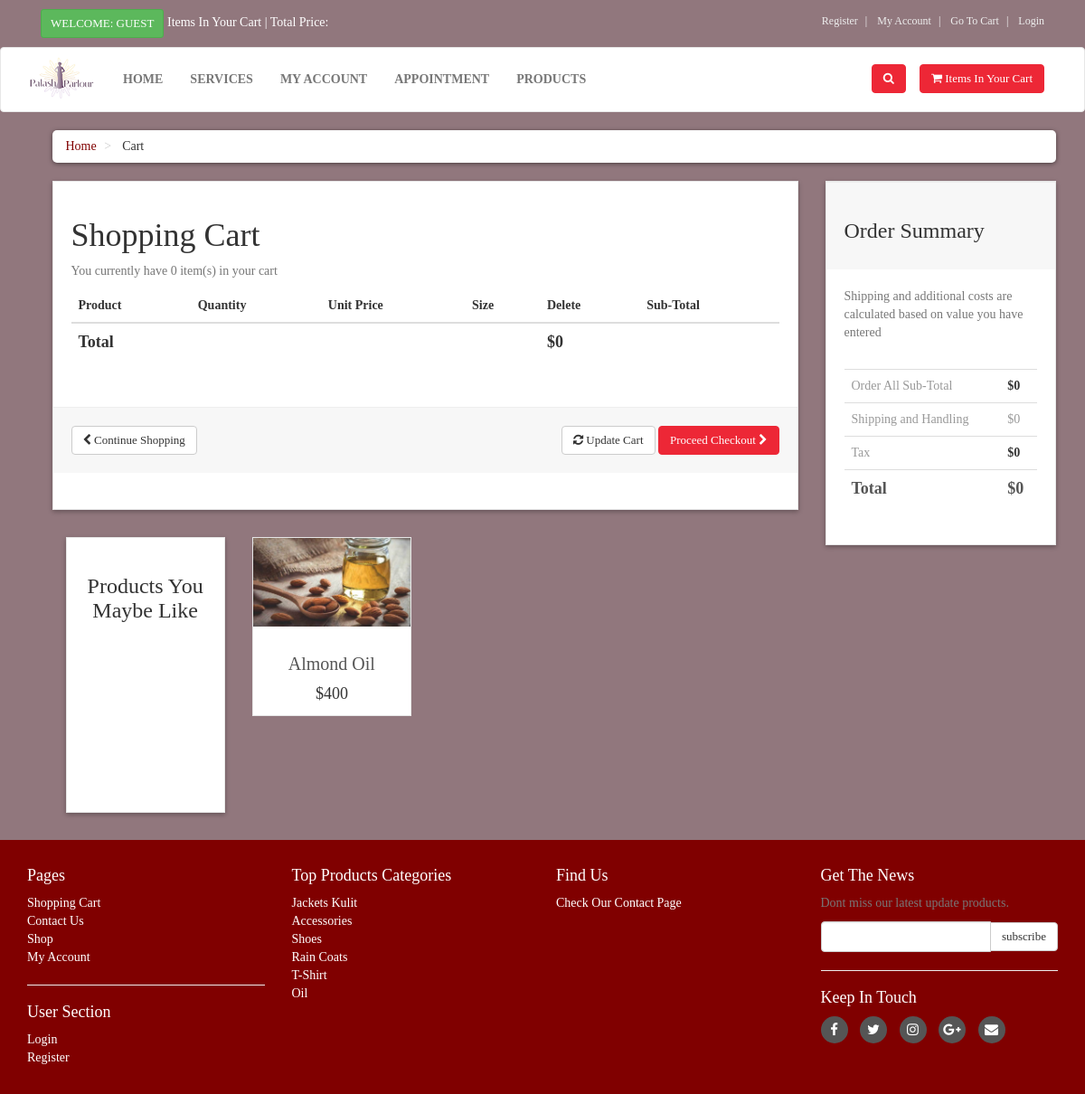
The app's page /cart.php with its own data.
### tables this page shows
CREATE TABLE `products` (
  `product_id` int(10) NOT NULL,
  `p_cat_id` int(10) NOT NULL,
  `cat_id` int(10) NOT NULL,
  `date` timestamp NOT NULL DEFAULT CURRENT_TIMESTAMP ON UPDATE CURRENT_TIMESTAMP,
  `product_title` text NOT NULL,
  `product_img1` text NOT NULL,
  `product_img2` text NOT NULL,
  `product_img3` text NOT NULL,
  `product_price` int(10) NOT NULL,
  `product_keywords` text NOT NULL,
  `product_desc` text NOT NULL
);

CREATE TABLE `product_categories` (
  `p_cat_id` int(10) NOT NULL,
  `p_cat_title` text NOT NULL,
  `p_cat_desc` text NOT NULL
);

### functions/functions.php (called while the page is built, shortened)
<?php
function getRealIpUser(){
    switch(true){
            default : return $_SERVER['REMOTE_ADDR'];
    }
}
?>

### cart.php (the view, shortened to what this page needs)
<?php
    include("includes/header.php");
?>
   <div id="content">
       <div class="container">
           <div class="col-md-12">
               <ul class="breadcrumb">
                   <li>
                       <a href="index.php">Home</a>
                   </li>
                   <li>
                       Cart
                   </li>
               </ul>
           </div>
           <div id="cart" class="col-md-9">
               <div class="box">
                   <form action="cart.php" method="post" enctype="multipart/form-data">
                       <h1>Shopping Cart</h1>
                       <?php
                       $ip_add = getRealIpUser();
                       $select_cart = "select * from cart where ip_add='$ip_add'";
                       $run_cart = mysqli_query($con,$select_cart);
                       $count = mysqli_num_rows($run_cart);
                       ?>
                       <p class="text-muted">You currently have <?php echo $count; ?> item(s) in your cart</p>
                       <div class="table-responsive">
                           <table class="table">
                               <thead>
                                   <tr>
                                       <th colspan="2">Product</th>
                                       <th>Quantity</th>
                                       <th>Unit Price</th>
                                       <th>Size</th>
                                       <th colspan="1">Delete</th>
                                       <th colspan="2">Sub-Total</th>
                                   </tr>
                               </thead>
                                  <?php
                                   $total = 0;
                                   ?>
                               <tfoot>
                                   <tr>
                                       <th colspan="5">Total</th>
                                       <th colspan="2">$<?php echo $total; ?></th>
                                   </tr>
                               </tfoot>
                           </table>
                       </div>
                       <div class="box-footer">
                           <div class="pull-left">
                               <a href="index.php" class="btn btn-default">
                                   <i class="fa fa-chevron-left"></i> Continue Shopping
                               </a>
                           </div>
                           <div class="pull-right">
                               <button type="submit" name="update" value="Update Cart" class="btn btn-default">
                                   <i class="fa fa-refresh"></i> Update Cart
                               </button>
                               <a href="checkout.php" class="btn btn-primary">
                                   Proceed Checkout <i class="fa fa-chevron-right"></i>
                               </a>
                           </div>
                       </div>
                   </form>
               </div>
               <div id="row same-heigh-row">
                   <div class="col-md-3 col-sm-6">
                       <div class="box same-height headline">
                           <h3 class="text-center">Products You Maybe Like</h3>
                       </div>
                   </div>
                   <?php
                   $get_products = "select * from products order by rand() LIMIT 0,3";
                   $run_products = mysqli_query($con,$get_products);
                   while($row_products=mysqli_fetch_array($run_products)){
                       $pro_id = $row_products['product_id'];
                       $pro_title = $row_products['product_title'];
                       $pro_price = $row_products['product_price'];
                       $pro_img1 = $row_products['product_img1'];
                       echo "
                    <div class='col-md-3 col-sm-6 center-responsive'>
                       <div class='product same-height'>
                           <a href='details.php?pro_id=$pro_id'>
                               <img class='img-responsive' src='admin_area/product_images/$pro_img1' alt='Product 6'>
                            </a>
                            <div class='text'>
                                <h3><a href='details.php?pro_id=$pro_id'> $pro_title </a></h3>
                                <p class='price'>$$pro_price</p>
                            </div>
                        </div>
                   </div>
                       ";
                   }
                   ?>
               </div>
           </div>
           <div class="col-md-3">
               <div id="order-summary" class="box">
                   <div class="box-header">
                       <h3>Order Summary</h3>
                   </div>
                   <p class="text-muted">
                       Shipping and additional costs are calculated based on value you have entered
                   </p>
                   <div class="table-responsive">
                       <table class="table">
                           <tbody>
                               <tr>
                                   <td> Order All Sub-Total </td>
                                   <th> $<?php echo $total; ?> </th>
                               </tr>
                               <tr>
                                   <td> Shipping and Handling </td>
                                   <td> $0 </td>
                               </tr>
                               <tr>
                                   <td> Tax </td>
                                   <th> $0 </th>
                               </tr>
                               <tr class="total">
                                   <td> Total </td>
                                   <th> $<?php echo $total; ?> </th>
                               </tr>
                           </tbody>
                       </table>
                   </div>
               </div>
           </div>
       </div>
   </div>
   <?php
    include("includes/footer.php");
    ?>
</body>
</html>

### includes/footer.php (shortened to what this page needs)
<div id="footer">
    <div class="container">
        <div class="row">
            <div class="col-sm-6 col-md-3">
               <h4>Pages</h4>
                <ul>
                    <li><a href="cart.php">Shopping Cart</a></li>
                    <li><a href="contact.php">Contact Us</a></li>
                    <li><a href="shop.php">Shop</a></li>
                    <li><a href="customer/my_account.php">My Account</a></li>
                </ul>
                <hr>
                <h4>User Section</h4>
                <ul>
                           <?php
                           if(!isset($_SESSION['customer_email'])){
                               echo"<a href='checkout.php'>Login</a>";
                           }else{
                              echo"<a href='customer/my_account.php?my_orders'>My Account</a>";
                           }
                           ?>
                    <li><a href="customer_register.php">Register</a></li>
                </ul>
            </div>
            <div class="com-sm-6 col-md-3">
                <h4>Top Products Categories</h4>
                <ul>
                    <?php
                        $get_p_cats = "select * from product_categories";
                        $run_p_cats = mysqli_query($con,$get_p_cats);
                        while($row_p_cats=mysqli_fetch_array($run_p_cats)){
                            $p_cat_id = $row_p_cats['p_cat_id'];
                            $p_cat_title = $row_p_cats['p_cat_title'];
                            echo "
                                <li>
                                    <a href='shop.php?p_cat=$p_cat_id'>
                                        $p_cat_title
                                    </a>
                                </li>
                            ";
                        }
                    ?>
                </ul>
            </div>
            <div class="col-sm-6 col-md-3">
                <h4>Find Us</h4>
                <a href="#">Check Our Contact Page</a>
            </div>
            <div class="col-sm-6 col-md-3">
                <h4>Get The News</h4>
                <p class="text-muted">
                    Dont miss our latest update products.
                </p>
                <form action="https://feedburner.google.com/fb/a/mailverify" method="post" target="popupwindow" onsubmit="window.open('https://feedburner.google.com/fb/a/mailverify?uri=M-devMedia', 'popupwindow', 'scrollbars=yes,width=550,height=520');return true" method="post">
                    <div class="input-group">
                        <input type="text" class="form-control" name="email">
                        <span class="input-group-btn">
                            <input type="submit" value="subscribe" class="btn btn-default">
                        </span>
                    </div>
                </form>
                <hr>
                <h4>Keep In Touch</h4>
                <p class="social">
                    <a href="#" class="fa fa-facebook"></a>
                    <a href="#" class="fa fa-twitter"></a>
                    <a href="#" class="fa fa-instagram"></a>
                    <a href="#" class="fa fa-google-plus"></a>
                    <a href="#" class="fa fa-envelope"></a>
                </p>
            </div>
        </div>
    </div>
</div>

### styles/style.css (style rules this page uses)
body { font-size: 14px; line-height: 1.42857143; color: #333333; background: rgba(99,62,70,0.7); overflow-x: hidden; font-family: cursive; }
a { color: #800000; }
.btn { font-size: 13px; }
.btn-primary { color: #fff; background: rgb(237,39,54); border-color: rgb(237,39,54); }
.box { background: #ffffff; margin: 0 0 30px; border: solid 1px #e6e6e6; box-sizing: border-box; padding: 20px; box-shadow: 0px 2px 5px rgba(0, 0, 0, .3); }
#content { padding-left: 25px; }
#content .product { background: #ffffff; border: solid 1px #e6e6e6; margin-bottom: 30px; box-sizing: border-box; }
#content .product .text { padding: 10px 10px 0px; }
#content .product .text p.price { font-size: 18px; text-align: center; font-weight: 400; }
#content .product .text h3 { text-align: center; font-size: 20px; }
#content .product .text h3 a { color: rgb(85, 85, 85); }
.breadcrumb { padding: 8px 15px; margin-bottom: 20px; background: #ffffff; border-radius: 5px; box-shadow: 0px 1px 5px rgba(0, 0, 0, .5); }
.breadcrumb> li + li:before { content: ">\00a0"; color: #cccccc; }
#content .headline { height: 305px; }
#content #cart .table tfoot { font-size: 18px; }
.box .box-footer { background-color: #f7f7f7; margin: 30px -20px 20px; padding: 20px; border-top: 1px solid #eeeeee; }
.box .box-footer:before, .box .box-footer:after { content: ""; display: table; }
.box .box-footer:after { clear: both; }
.box .box-header { background-color: #f7f7f7; margin: -20px -20px 20px; padding: 20px; border-top: 1px solid #eeeeee; }
#content #order-summary table { margin-top: 20px; }
#content #order-summary table td { color: #999999; }
#content #order-summary table tr.total td, #content #order-summary table tr.total th { font-size: 18px; color: #555555; font-weight: 700; }
#footer { background: #800000; padding: 20px 0; }
#footer h4 { color: #fff; }
#footer a { color: #fff; padding: 0; text-decoration: none; }
#footer ul { list-style: none; padding-left: 0px; }
#footer .social { text-align: left; }
#footer .social a { margin: 0px 10px 0px 0px; display: inline-block; color: #ffffff; width: 30px; height: 30px; border-radius: 15px; line-height: 30px; font-size: 15px; text-align: center; vertical-align: bottom; background: #555555; text-decoration: none; }

### records on screen
products: product_img1 (picture), product_title "Almond Oil", product_price "400"
product_categories: p_cat_title "Jackets Kulit"
product_categories: p_cat_title "Accessories"
product_categories: p_cat_title "Shoes"
product_categories: p_cat_title "Rain Coats"
product_categories: p_cat_title "T-Shirt"
product_categories: p_cat_title "Oil"

### other values on screen
$count "0"
$total "0"
